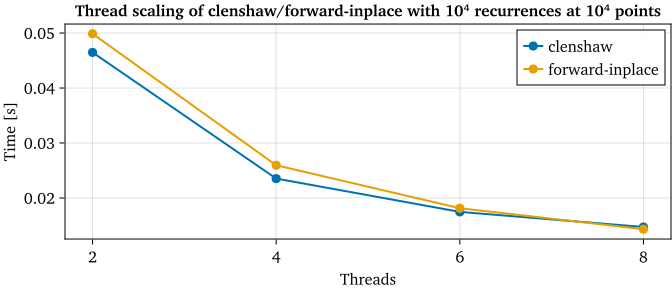

This chart was generated by the following Julia code:
using CairoMakie;

threads = [2, 4, 6, 8];
clenshaw = [4.64790e-2, 2.35220e-2, 1.74620e-2, 1.47110e-2];
inplace = [4.98700e-2, 2.59440e-2, 1.81290e-2, 1.43080e-2];

pt = 4/3;
inch = 96;

set_theme!(
    fontsize=round(11pt),
    linewidth=2,
    markersize=13,
    fonts = (regular = "charter", bold = "charter bold", italic = "charter italic", bold_italic = "charter bold italic")
);

fig = Figure(size = (7inch, 3inch));
ax = Axis(
    fig[1, 1],
    title="Thread scaling of clenshaw/forward-inplace calculating 10⁴ recurrences at 10⁴ points",
    xlabel="Threads",
    ylabel="Time [s]",
    xticks=(2:2:8)
);

c = scatterlines!(ax, threads, clenshaw);
i = scatterlines!(ax, threads, inplace);
axislegend(ax, [c, i], ["Clenshaw", "Forward Inplace"], position = :rt, orientation=:vertical, backgroundcolor = (:white, 0.85));

fig

save("clenshaw-inplace-threaded-comparison.svg", fig)